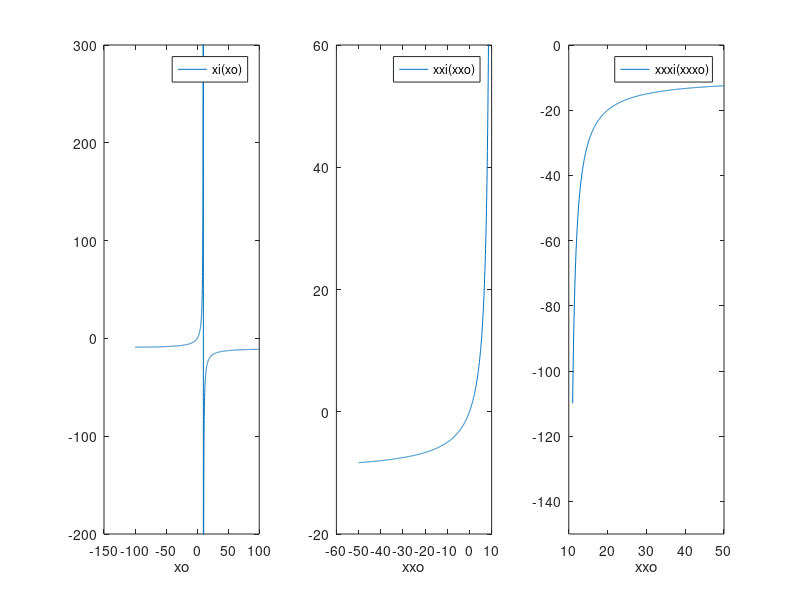

The MATLAB script that drew this image:
% G12TINNEG

% Negative Lens
% Focal length f is negative, light from left propagating from medium with index 1 to lens
% of refractive index n.
% xo on left of surface (negative)

% Calculation of graph for xi as function of xo over the total range of xo.
% graph for xi as function of xo over the range of xo to the left of f.
% graph for xi as function of xo over the range of xo to the right of f.
% graph for xi as function of xo over the range of xo to the right of f.

function G12TINNEG;
f = -10;
% image focus: -f
% object focus: f

xo = (-100.001:0.07:100);
xi = 1./(1/f+1./xo);

figure(1);
subplot(1,3,1);
plot(xo,xi);
axis([-150 100 -200 300]);
xlabel('xo');
legend('xi(xo)');

xxo = (-50.001:0.07:9);
xxi = 1./(1/f+1./xxo);

subplot(1,3,2);
plot(xxo,xxi);
axis([-60 10 -20 60]);
xlabel('xxo');
legend('xxi(xxo)');

xxxo =(11.001:0.07:50);
xxxi = 1./(1/f+1./xxxo);

subplot(1,3,3);
plot(xxxo,xxxi);
axis([10 50 -150 0]);
xlabel('xxo');
legend('xxxi(xxxo)');
